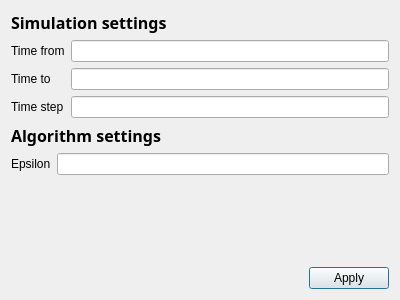
<?xml version="1.0" encoding="UTF-8"?>
<ui version="4.0">
 <class>SimSettingsDialog</class>
 <widget class="QDialog" name="SimSettingsDialog">
  <property name="geometry">
   <rect>
    <x>0</x>
    <y>0</y>
    <width>400</width>
    <height>300</height>
   </rect>
  </property>
  <property name="windowTitle">
   <string>Dialog</string>
  </property>
  <layout class="QVBoxLayout" name="verticalLayout_2">
   <item>
    <layout class="QVBoxLayout" name="verticalLayout">
     <item>
      <widget class="QLabel" name="label">
       <property name="font">
        <font>
         <family>Ubuntu Mono</family>
         <pointsize>12</pointsize>
         <weight>75</weight>
         <italic>false</italic>
         <bold>true</bold>
        </font>
       </property>
       <property name="text">
        <string>Simulation settings</string>
       </property>
      </widget>
     </item>
     <item>
      <layout class="QFormLayout" name="formLayout">
       <item row="0" column="0">
        <widget class="QLabel" name="label_2">
         <property name="text">
          <string>Time from</string>
         </property>
        </widget>
       </item>
       <item row="0" column="1">
        <widget class="QLineEdit" name="timeFrom"/>
       </item>
       <item row="1" column="0">
        <widget class="QLabel" name="label_3">
         <property name="text">
          <string>Time to</string>
         </property>
        </widget>
       </item>
       <item row="1" column="1">
        <widget class="QLineEdit" name="timeTo"/>
       </item>
       <item row="2" column="0">
        <widget class="QLabel" name="label_4">
         <property name="text">
          <string>Time step</string>
         </property>
        </widget>
       </item>
       <item row="2" column="1">
        <widget class="QLineEdit" name="timeStep"/>
       </item>
      </layout>
     </item>
     <item>
      <widget class="QLabel" name="label_5">
       <property name="font">
        <font>
         <family>Ubuntu Mono</family>
         <pointsize>12</pointsize>
         <weight>75</weight>
         <bold>true</bold>
        </font>
       </property>
       <property name="text">
        <string>Algorithm settings</string>
       </property>
      </widget>
     </item>
     <item>
      <layout class="QFormLayout" name="formLayout_2">
       <item row="0" column="0">
        <widget class="QLabel" name="label_6">
         <property name="text">
          <string>Epsilon</string>
         </property>
        </widget>
       </item>
       <item row="0" column="1">
        <widget class="QLineEdit" name="epsilon"/>
       </item>
      </layout>
     </item>
     <item>
      <spacer name="verticalSpacer">
       <property name="orientation">
        <enum>Qt::Vertical</enum>
       </property>
       <property name="sizeHint" stdset="0">
        <size>
         <width>20</width>
         <height>40</height>
        </size>
       </property>
      </spacer>
     </item>
     <item>
      <layout class="QHBoxLayout" name="horizontalLayout">
       <item>
        <spacer name="horizontalSpacer">
         <property name="orientation">
          <enum>Qt::Horizontal</enum>
         </property>
         <property name="sizeHint" stdset="0">
          <size>
           <width>40</width>
           <height>20</height>
          </size>
         </property>
        </spacer>
       </item>
       <item>
        <widget class="QPushButton" name="applyButton">
         <property name="text">
          <string>Apply</string>
         </property>
        </widget>
       </item>
      </layout>
     </item>
    </layout>
   </item>
  </layout>
 </widget>
 <resources/>
 <connections/>
</ui>
